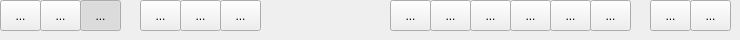
         <widget class="QWidget" name="tabedit">
          <attribute name="icon">
           <iconset resource="../resources/mainresource.qrc">
            <normaloff>:/mainres/images/editmode.png</normaloff>:/mainres/images/editmode.png</iconset>
          </attribute>
          <attribute name="title">
           <string>Edit</string>
          </attribute>
          <widget class="QToolButton" name="selectvertex">
           <property name="geometry">
            <rect>
             <x>0</x>
             <y>0</y>
             <width>41</width>
             <height>31</height>
            </rect>
           </property>
           <property name="toolTip">
            <string>&lt;!DOCTYPE HTML PUBLIC &quot;-//W3C//DTD HTML 4.0//EN&quot; &quot;http://www.w3.org/TR/REC-html40/strict.dtd&quot;&gt;
&lt;html&gt;&lt;head&gt;&lt;meta name=&quot;qrichtext&quot; content=&quot;1&quot; /&gt;&lt;style type=&quot;text/css&quot;&gt;
p, li { white-space: pre-wrap; }
&lt;/style&gt;&lt;/head&gt;&lt;body style=&quot; font-family:'MS Shell Dlg 2'; font-size:8.25pt; font-weight:400; font-style:normal;&quot;&gt;
&lt;p style=&quot; margin-top:0px; margin-bottom:0px; margin-left:0px; margin-right:0px; -qt-block-indent:0; text-indent:0px;&quot;&gt;&lt;span style=&quot; font-size:8pt;&quot;&gt;Vertice&lt;/span&gt;&lt;/p&gt;&lt;/body&gt;&lt;/html&gt;</string>
           </property>
           <property name="text">
            <string>...</string>
           </property>
           <property name="icon">
            <iconset resource="../resources/mainresource.qrc">
             <normaloff>:/mainres/images/mode3d.png</normaloff>:/mainres/images/mode3d.png</iconset>
           </property>
           <property name="iconSize">
            <size>
             <width>32</width>
             <height>32</height>
            </size>
           </property>
           <property name="checkable">
            <bool>true</bool>
           </property>
          </widget>
          <widget class="QToolButton" name="selectedge">
           <property name="geometry">
            <rect>
             <x>40</x>
             <y>0</y>
             <width>41</width>
             <height>31</height>
            </rect>
           </property>
           <property name="toolTip">
            <string>&lt;!DOCTYPE HTML PUBLIC &quot;-//W3C//DTD HTML 4.0//EN&quot; &quot;http://www.w3.org/TR/REC-html40/strict.dtd&quot;&gt;
&lt;html&gt;&lt;head&gt;&lt;meta name=&quot;qrichtext&quot; content=&quot;1&quot; /&gt;&lt;style type=&quot;text/css&quot;&gt;
p, li { white-space: pre-wrap; }
&lt;/style&gt;&lt;/head&gt;&lt;body style=&quot; font-family:'MS Shell Dlg 2'; font-size:8.25pt; font-weight:400; font-style:normal;&quot;&gt;
&lt;p style=&quot; margin-top:0px; margin-bottom:0px; margin-left:0px; margin-right:0px; -qt-block-indent:0; text-indent:0px;&quot;&gt;&lt;span style=&quot; font-size:8pt;&quot;&gt;Edge&lt;/span&gt;&lt;/p&gt;&lt;/body&gt;&lt;/html&gt;</string>
           </property>
           <property name="text">
            <string>...</string>
           </property>
           <property name="icon">
            <iconset resource="../resources/mainresource.qrc">
             <normaloff>:/mainres/images/line.png</normaloff>:/mainres/images/line.png</iconset>
           </property>
           <property name="iconSize">
            <size>
             <width>32</width>
             <height>32</height>
            </size>
           </property>
           <property name="checkable">
            <bool>true</bool>
           </property>
          </widget>
          <widget class="QToolButton" name="selectface">
           <property name="geometry">
            <rect>
             <x>80</x>
             <y>0</y>
             <width>41</width>
             <height>31</height>
            </rect>
           </property>
           <property name="toolTip">
            <string>&lt;!DOCTYPE HTML PUBLIC &quot;-//W3C//DTD HTML 4.0//EN&quot; &quot;http://www.w3.org/TR/REC-html40/strict.dtd&quot;&gt;
&lt;html&gt;&lt;head&gt;&lt;meta name=&quot;qrichtext&quot; content=&quot;1&quot; /&gt;&lt;style type=&quot;text/css&quot;&gt;
p, li { white-space: pre-wrap; }
&lt;/style&gt;&lt;/head&gt;&lt;body style=&quot; font-family:'MS Shell Dlg 2'; font-size:8.25pt; font-weight:400; font-style:normal;&quot;&gt;
&lt;p style=&quot; margin-top:0px; margin-bottom:0px; margin-left:0px; margin-right:0px; -qt-block-indent:0; text-indent:0px;&quot;&gt;&lt;span style=&quot; font-size:8pt;&quot;&gt;Face&lt;/span&gt;&lt;/p&gt;&lt;/body&gt;&lt;/html&gt;</string>
           </property>
           <property name="text">
            <string>...</string>
           </property>
           <property name="icon">
            <iconset resource="../resources/mainresource.qrc">
             <normaloff>:/mainres/images/face.png</normaloff>:/mainres/images/face.png</iconset>
           </property>
           <property name="iconSize">
            <size>
             <width>24</width>
             <height>24</height>
            </size>
           </property>
           <property name="checkable">
            <bool>true</bool>
           </property>
           <property name="checked">
            <bool>true</bool>
           </property>
          </widget>
          <widget class="QToolButton" name="selecteditdelete">
           <property name="geometry">
            <rect>
             <x>140</x>
             <y>0</y>
             <width>41</width>
             <height>31</height>
            </rect>
           </property>
           <property name="toolTip">
            <string>&lt;!DOCTYPE HTML PUBLIC &quot;-//W3C//DTD HTML 4.0//EN&quot; &quot;http://www.w3.org/TR/REC-html40/strict.dtd&quot;&gt;
&lt;html&gt;&lt;head&gt;&lt;meta name=&quot;qrichtext&quot; content=&quot;1&quot; /&gt;&lt;style type=&quot;text/css&quot;&gt;
p, li { white-space: pre-wrap; }
&lt;/style&gt;&lt;/head&gt;&lt;body style=&quot; font-family:'MS Shell Dlg 2'; font-size:8.25pt; font-weight:400; font-style:normal;&quot;&gt;
&lt;p style=&quot; margin-top:0px; margin-bottom:0px; margin-left:0px; margin-right:0px; -qt-block-indent:0; text-indent:0px;&quot;&gt;&lt;span style=&quot; font-size:8pt;&quot;&gt;Delete&lt;/span&gt;&lt;/p&gt;&lt;/body&gt;&lt;/html&gt;</string>
           </property>
           <property name="text">
            <string>...</string>
           </property>
           <property name="icon">
            <iconset resource="../resources/mainresource.qrc">
             <normaloff>:/mainres/images/del.png</normaloff>:/mainres/images/del.png</iconset>
           </property>
           <property name="checkable">
            <bool>false</bool>
           </property>
          </widget>
          <widget class="QToolButton" name="selecteditduplicate">
           <property name="geometry">
            <rect>
             <x>390</x>
             <y>0</y>
             <width>41</width>
             <height>31</height>
            </rect>
           </property>
           <property name="toolTip">
            <string>&lt;!DOCTYPE HTML PUBLIC &quot;-//W3C//DTD HTML 4.0//EN&quot; &quot;http://www.w3.org/TR/REC-html40/strict.dtd&quot;&gt;
&lt;html&gt;&lt;head&gt;&lt;meta name=&quot;qrichtext&quot; content=&quot;1&quot; /&gt;&lt;style type=&quot;text/css&quot;&gt;
p, li { white-space: pre-wrap; }
&lt;/style&gt;&lt;/head&gt;&lt;body style=&quot; font-family:'MS Shell Dlg 2'; font-size:8.25pt; font-weight:400; font-style:normal;&quot;&gt;
&lt;p style=&quot; margin-top:0px; margin-bottom:0px; margin-left:0px; margin-right:0px; -qt-block-indent:0; text-indent:0px;&quot;&gt;&lt;span style=&quot; font-size:8pt;&quot;&gt;Duplicate&lt;/span&gt;&lt;/p&gt;&lt;/body&gt;&lt;/html&gt;</string>
           </property>
           <property name="text">
            <string>...</string>
           </property>
           <property name="icon">
            <iconset resource="../resources/mainresource.qrc">
             <normaloff>:/mainres/images/duplicate.png</normaloff>:/mainres/images/duplicate.png</iconset>
           </property>
           <property name="iconSize">
            <size>
             <width>48</width>
             <height>48</height>
            </size>
           </property>
           <property name="checkable">
            <bool>false</bool>
           </property>
          </widget>
          <widget class="QToolButton" name="selecteditinvert">
           <property name="geometry">
            <rect>
             <x>430</x>
             <y>0</y>
             <width>41</width>
             <height>31</height>
            </rect>
           </property>
           <property name="toolTip">
            <string>&lt;!DOCTYPE HTML PUBLIC &quot;-//W3C//DTD HTML 4.0//EN&quot; &quot;http://www.w3.org/TR/REC-html40/strict.dtd&quot;&gt;
&lt;html&gt;&lt;head&gt;&lt;meta name=&quot;qrichtext&quot; content=&quot;1&quot; /&gt;&lt;style type=&quot;text/css&quot;&gt;
p, li { white-space: pre-wrap; }
&lt;/style&gt;&lt;/head&gt;&lt;body style=&quot; font-family:'MS Shell Dlg 2'; font-size:8.25pt; font-weight:400; font-style:normal;&quot;&gt;
&lt;p style=&quot; margin-top:0px; margin-bottom:0px; margin-left:0px; margin-right:0px; -qt-block-indent:0; text-indent:0px;&quot;&gt;&lt;span style=&quot; font-size:8pt;&quot;&gt;Invert&lt;/span&gt;&lt;/p&gt;&lt;/body&gt;&lt;/html&gt;</string>
           </property>
           <property name="text">
            <string>...</string>
           </property>
           <property name="icon">
            <iconset resource="../resources/mainresource.qrc">
             <normaloff>:/mainres/images/dialogs.png</normaloff>:/mainres/images/dialogs.png</iconset>
           </property>
           <property name="checkable">
            <bool>false</bool>
           </property>
          </widget>
          <widget class="QToolButton" name="selecteditmerge">
           <property name="geometry">
            <rect>
             <x>470</x>
             <y>0</y>
             <width>41</width>
             <height>31</height>
            </rect>
           </property>
           <property name="toolTip">
            <string>&lt;!DOCTYPE HTML PUBLIC &quot;-//W3C//DTD HTML 4.0//EN&quot; &quot;http://www.w3.org/TR/REC-html40/strict.dtd&quot;&gt;
&lt;html&gt;&lt;head&gt;&lt;meta name=&quot;qrichtext&quot; content=&quot;1&quot; /&gt;&lt;style type=&quot;text/css&quot;&gt;
p, li { white-space: pre-wrap; }
&lt;/style&gt;&lt;/head&gt;&lt;body style=&quot; font-family:'MS Shell Dlg 2'; font-size:8.25pt; font-weight:400; font-style:normal;&quot;&gt;
&lt;p style=&quot; margin-top:0px; margin-bottom:0px; margin-left:0px; margin-right:0px; -qt-block-indent:0; text-indent:0px;&quot;&gt;&lt;span style=&quot; font-size:8pt;&quot;&gt;Merge&lt;/span&gt;&lt;/p&gt;&lt;/body&gt;&lt;/html&gt;</string>
           </property>
           <property name="text">
            <string>...</string>
           </property>
           <property name="icon">
            <iconset resource="../resources/mainresource.qrc">
             <normaloff>:/mainres/images/merge.png</normaloff>:/mainres/images/merge.png</iconset>
           </property>
           <property name="iconSize">
            <size>
             <width>48</width>
             <height>48</height>
            </size>
           </property>
           <property name="checkable">
            <bool>false</bool>
           </property>
          </widget>
          <widget class="QToolButton" name="selecteditGroup">
           <property name="geometry">
            <rect>
             <x>650</x>
             <y>0</y>
             <width>41</width>
             <height>31</height>
            </rect>
           </property>
           <property name="toolTip">
            <string>&lt;!DOCTYPE HTML PUBLIC &quot;-//W3C//DTD HTML 4.0//EN&quot; &quot;http://www.w3.org/TR/REC-html40/strict.dtd&quot;&gt;
&lt;html&gt;&lt;head&gt;&lt;meta name=&quot;qrichtext&quot; content=&quot;1&quot; /&gt;&lt;style type=&quot;text/css&quot;&gt;
p, li { white-space: pre-wrap; }
&lt;/style&gt;&lt;/head&gt;&lt;body style=&quot; font-family:'MS Shell Dlg 2'; font-size:8.25pt; font-weight:400; font-style:normal;&quot;&gt;
&lt;p style=&quot; margin-top:0px; margin-bottom:0px; margin-left:0px; margin-right:0px; -qt-block-indent:0; text-indent:0px;&quot;&gt;&lt;span style=&quot; font-size:8pt;&quot;&gt;Group&lt;/span&gt;&lt;/p&gt;&lt;/body&gt;&lt;/html&gt;</string>
           </property>
           <property name="text">
            <string>...</string>
           </property>
           <property name="icon">
            <iconset resource="../resources/mainresource.qrc">
             <normaloff>:/mainres/images/goup.png</normaloff>:/mainres/images/goup.png</iconset>
           </property>
           <property name="iconSize">
            <size>
             <width>48</width>
             <height>48</height>
            </size>
           </property>
           <property name="checkable">
            <bool>false</bool>
           </property>
          </widget>
          <widget class="QToolButton" name="selecteditUnGroup">
           <property name="geometry">
            <rect>
             <x>690</x>
             <y>0</y>
             <width>41</width>
             <height>31</height>
            </rect>
           </property>
           <property name="toolTip">
            <string>&lt;!DOCTYPE HTML PUBLIC &quot;-//W3C//DTD HTML 4.0//EN&quot; &quot;http://www.w3.org/TR/REC-html40/strict.dtd&quot;&gt;
&lt;html&gt;&lt;head&gt;&lt;meta name=&quot;qrichtext&quot; content=&quot;1&quot; /&gt;&lt;style type=&quot;text/css&quot;&gt;
p, li { white-space: pre-wrap; }
&lt;/style&gt;&lt;/head&gt;&lt;body style=&quot; font-family:'MS Shell Dlg 2'; font-size:8.25pt; font-weight:400; font-style:normal;&quot;&gt;
&lt;p style=&quot; margin-top:0px; margin-bottom:0px; margin-left:0px; margin-right:0px; -qt-block-indent:0; text-indent:0px;&quot;&gt;&lt;span style=&quot; font-size:8pt;&quot;&gt;Ungroup&lt;/span&gt;&lt;/p&gt;&lt;/body&gt;&lt;/html&gt;</string>
           </property>
           <property name="text">
            <string>...</string>
           </property>
           <property name="icon">
            <iconset resource="../resources/mainresource.qrc">
             <normaloff>:/mainres/images/ungoup.png</normaloff>:/mainres/images/ungoup.png</iconset>
           </property>
           <property name="iconSize">
            <size>
             <width>48</width>
             <height>48</height>
            </size>
           </property>
           <property name="checkable">
            <bool>false</bool>
           </property>
          </widget>
          <widget class="QToolButton" name="selecteditall">
           <property name="geometry">
            <rect>
             <x>180</x>
             <y>0</y>
             <width>41</width>
             <height>31</height>
            </rect>
           </property>
           <property name="toolTip">
            <string>&lt;!DOCTYPE HTML PUBLIC &quot;-//W3C//DTD HTML 4.0//EN&quot; &quot;http://www.w3.org/TR/REC-html40/strict.dtd&quot;&gt;
&lt;html&gt;&lt;head&gt;&lt;meta name=&quot;qrichtext&quot; content=&quot;1&quot; /&gt;&lt;style type=&quot;text/css&quot;&gt;
p, li { white-space: pre-wrap; }
&lt;/style&gt;&lt;/head&gt;&lt;body style=&quot; font-family:'MS Shell Dlg 2'; font-size:8.25pt; font-weight:400; font-style:normal;&quot;&gt;
&lt;p style=&quot; margin-top:0px; margin-bottom:0px; margin-left:0px; margin-right:0px; -qt-block-indent:0; text-indent:0px;&quot;&gt;&lt;span style=&quot; font-size:8pt;&quot;&gt;Select All&lt;/span&gt;&lt;/p&gt;&lt;/body&gt;&lt;/html&gt;</string>
           </property>
           <property name="text">
            <string>...</string>
           </property>
           <property name="icon">
            <iconset resource="../resources/mainresource.qrc">
             <normaloff>:/mainres/images/object.png</normaloff>:/mainres/images/object.png</iconset>
           </property>
           <property name="iconSize">
            <size>
             <width>32</width>
             <height>32</height>
            </size>
           </property>
           <property name="checkable">
            <bool>false</bool>
           </property>
          </widget>
          <widget class="QToolButton" name="selecteditextrude">
           <property name="geometry">
            <rect>
             <x>510</x>
             <y>0</y>
             <width>41</width>
             <height>31</height>
            </rect>
           </property>
           <property name="toolTip">
            <string>&lt;!DOCTYPE HTML PUBLIC &quot;-//W3C//DTD HTML 4.0//EN&quot; &quot;http://www.w3.org/TR/REC-html40/strict.dtd&quot;&gt;
&lt;html&gt;&lt;head&gt;&lt;meta name=&quot;qrichtext&quot; content=&quot;1&quot; /&gt;&lt;style type=&quot;text/css&quot;&gt;
p, li { white-space: pre-wrap; }
&lt;/style&gt;&lt;/head&gt;&lt;body style=&quot; font-family:'MS Shell Dlg 2'; font-size:10pt; font-weight:400; font-style:normal;&quot;&gt;
&lt;p style=&quot; margin-top:0px; margin-bottom:0px; margin-left:0px; margin-right:0px; -qt-block-indent:0; text-indent:0px;&quot;&gt;&lt;span style=&quot; font-size:8pt;&quot;&gt;Extrude&lt;/span&gt;&lt;/p&gt;&lt;/body&gt;&lt;/html&gt;</string>
           </property>
           <property name="text">
            <string>...</string>
           </property>
           <property name="icon">
            <iconset resource="../resources/mainresource.qrc">
             <normaloff>:/mainres/images/extrude.png</normaloff>:/mainres/images/extrude.png</iconset>
           </property>
           <property name="iconSize">
            <size>
             <width>48</width>
             <height>48</height>
            </size>
           </property>
           <property name="checkable">
            <bool>false</bool>
           </property>
          </widget>
          <widget class="QToolButton" name="selectwave">
           <property name="geometry">
            <rect>
             <x>590</x>
             <y>0</y>
             <width>41</width>
             <height>31</height>
            </rect>
           </property>
           <property name="toolTip">
            <string>&lt;!DOCTYPE HTML PUBLIC &quot;-//W3C//DTD HTML 4.0//EN&quot; &quot;http://www.w3.org/TR/REC-html40/strict.dtd&quot;&gt;
&lt;html&gt;&lt;head&gt;&lt;meta name=&quot;qrichtext&quot; content=&quot;1&quot; /&gt;&lt;style type=&quot;text/css&quot;&gt;
p, li { white-space: pre-wrap; }
&lt;/style&gt;&lt;/head&gt;&lt;body style=&quot; font-family:'MS Shell Dlg 2'; font-size:10pt; font-weight:400; font-style:normal;&quot;&gt;
&lt;p style=&quot; margin-top:0px; margin-bottom:0px; margin-left:0px; margin-right:0px; -qt-block-indent:0; text-indent:0px;&quot;&gt;&lt;span style=&quot; font-size:8pt;&quot;&gt;Wave&lt;/span&gt;&lt;/p&gt;&lt;/body&gt;&lt;/html&gt;</string>
           </property>
           <property name="text">
            <string>...</string>
           </property>
           <property name="icon">
            <iconset resource="../resources/mainresource.qrc">
             <normaloff>:/mainres/images/wave.png</normaloff>:/mainres/images/wave.png</iconset>
           </property>
           <property name="iconSize">
            <size>
             <width>48</width>
             <height>48</height>
            </size>
           </property>
           <property name="checkable">
            <bool>false</bool>
           </property>
          </widget>
          <widget class="QToolButton" name="pbspin">
           <property name="geometry">
            <rect>
             <x>550</x>
             <y>0</y>
             <width>41</width>
             <height>31</height>
            </rect>
           </property>
           <property name="toolTip">
            <string>&lt;!DOCTYPE HTML PUBLIC &quot;-//W3C//DTD HTML 4.0//EN&quot; &quot;http://www.w3.org/TR/REC-html40/strict.dtd&quot;&gt;
&lt;html&gt;&lt;head&gt;&lt;meta name=&quot;qrichtext&quot; content=&quot;1&quot; /&gt;&lt;style type=&quot;text/css&quot;&gt;
p, li { white-space: pre-wrap; }
&lt;/style&gt;&lt;/head&gt;&lt;body style=&quot; font-family:'MS Shell Dlg 2'; font-size:10pt; font-weight:400; font-style:normal;&quot;&gt;
&lt;p style=&quot; margin-top:0px; margin-bottom:0px; margin-left:0px; margin-right:0px; -qt-block-indent:0; text-indent:0px;&quot;&gt;Spin&lt;/p&gt;&lt;/body&gt;&lt;/html&gt;</string>
           </property>
           <property name="text">
            <string>...</string>
           </property>
           <property name="icon">
            <iconset resource="../resources/mainresource.qrc">
             <normaloff>:/mainres/images/swap.png</normaloff>:/mainres/images/swap.png</iconset>
           </property>
          </widget>
          <widget class="QToolButton" name="unselecteditall">
           <property name="geometry">
            <rect>
             <x>220</x>
             <y>0</y>
             <width>41</width>
             <height>31</height>
            </rect>
           </property>
           <property name="toolTip">
            <string>&lt;!DOCTYPE HTML PUBLIC &quot;-//W3C//DTD HTML 4.0//EN&quot; &quot;http://www.w3.org/TR/REC-html40/strict.dtd&quot;&gt;
&lt;html&gt;&lt;head&gt;&lt;meta name=&quot;qrichtext&quot; content=&quot;1&quot; /&gt;&lt;style type=&quot;text/css&quot;&gt;
p, li { white-space: pre-wrap; }
&lt;/style&gt;&lt;/head&gt;&lt;body style=&quot; font-family:'MS Shell Dlg 2'; font-size:8.25pt; font-weight:400; font-style:normal;&quot;&gt;
&lt;p style=&quot; margin-top:0px; margin-bottom:0px; margin-left:0px; margin-right:0px; -qt-block-indent:0; text-indent:0px;&quot;&gt;&lt;span style=&quot; font-size:8pt;&quot;&gt;Select All&lt;/span&gt;&lt;/p&gt;&lt;/body&gt;&lt;/html&gt;</string>
           </property>
           <property name="text">
            <string>...</string>
           </property>
           <property name="icon">
            <iconset resource="../resources/mainresource.qrc">
             <normaloff>:/mainres/images/object.png</normaloff>:/mainres/images/object.png</iconset>
           </property>
           <property name="iconSize">
            <size>
             <width>32</width>
             <height>32</height>
            </size>
           </property>
           <property name="checkable">
            <bool>false</bool>
           </property>
          </widget>
         </widget>
